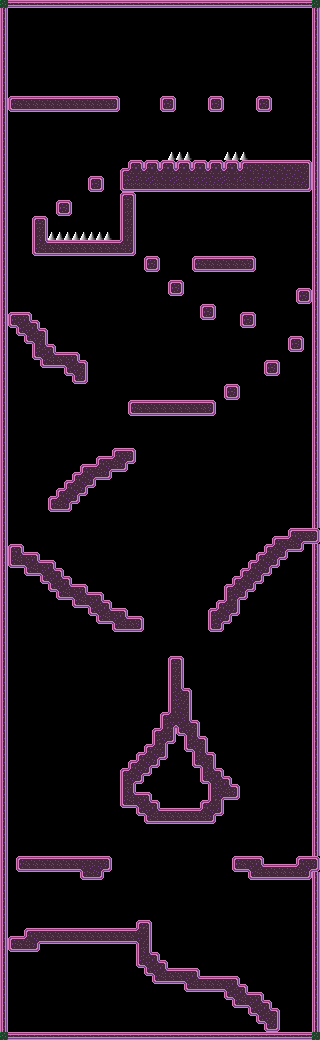

This is a level from a 2D game, rendered from its Tiled map with the project's own tilesets. A one-line summary and the map file follow, with tile-layer data summarised:
An orthogonal 40x130 tile map with 8x8 px tiles, 1 tile layer (Tile Layer 1) and 12 objects.

<map version="1.10" tiledversion="1.10.2" orientation="orthogonal" renderorder="right-down" width="40" height="130" tilewidth="8" tileheight="8" infinite="0" nextlayerid="3" nextobjectid="22">
 <tileset firstgid="1" source="../../../purple.tsx" />
 <layer id="1" name="Tile Layer 1" width="40" height="130">
  <data>[5200 cells, 1034 non-empty, 21 distinct tile ids]</data>
 </layer>
 <objectgroup id="2" name="Object Layer 1">
  <object id="1" gid="193" x="152" y="376" width="8" height="8" />
  <object id="2" gid="145" x="216" y="248" width="8" height="8" />
  <object id="3" gid="145" x="288" y="992" width="8" height="8" />
  <object id="12" gid="175" x="288" y="1032" width="8" height="8" />
  <object id="13" gid="175" x="176" y="968" width="8" height="8" />
  <object id="14" gid="175" x="136" y="920" width="8" height="8" />
  <object id="15" gid="175" x="80" y="856" width="8" height="8" />
  <object id="17" gid="175" x="136" y="752" width="8" height="8" />
  <object id="18" gid="175" x="160" y="712" width="8" height="8" />
  <object id="19" gid="175" x="168" y="656" width="8" height="8" />
  <object id="20" gid="175" x="24" y="552" width="8" height="8" />
  <object id="21" gid="175" x="112" y="448" width="8" height="8" />
 </objectgroup>
</map>
